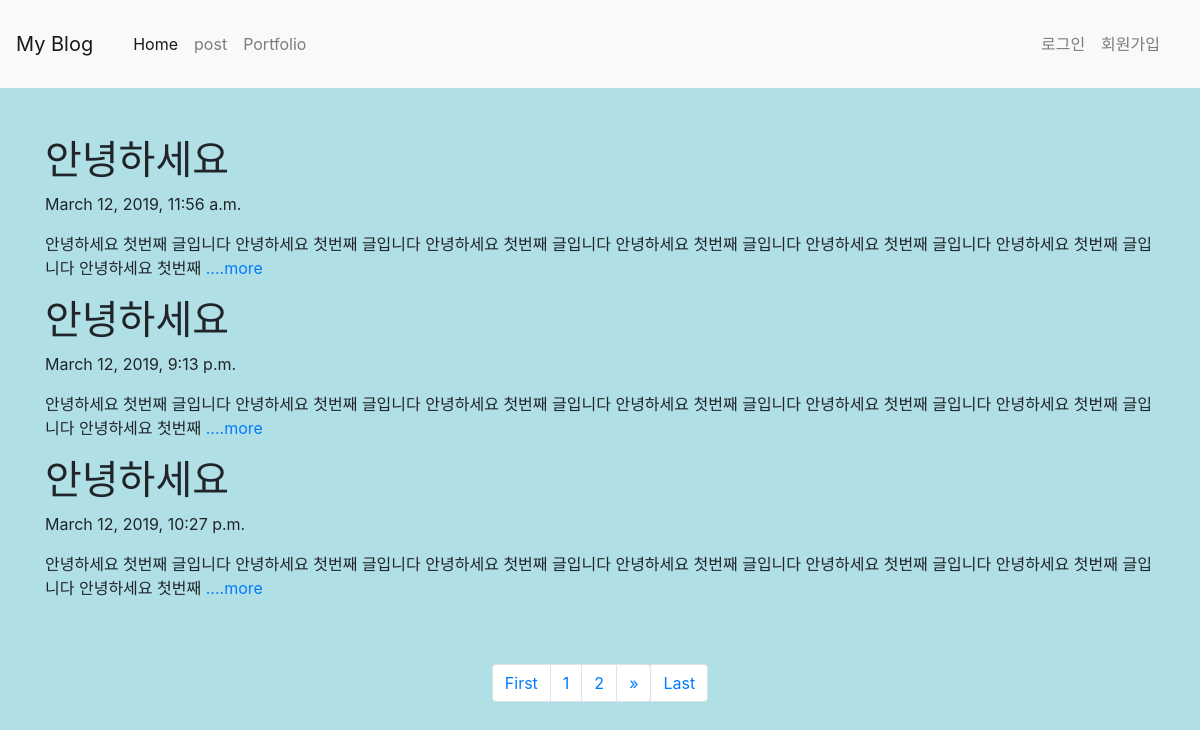
The page / on the database its author committed.
### blogapp/models.py (models this page shows, shortened)
class Blog(models.Model):
    title = models.CharField(max_length=200)
    pub_date = models.DateTimeField('date published')
    body = models.TextField()
    def summary(self):
        return self.body[:100]

### blogapp/views.py (the view)
# urls.py: 2. Add a URL to urlpatterns:  path('', views.home, name='home')
def home(request):
        blogs = Blog.objects
        blog_list = Blog.objects.all()
        paginator = Paginator(blog_list, 3)
        page = request.GET.get('page')
        posts = paginator.get_page(page)
        return render(request, 'home.html', {'blogs' : blogs, 'posts': posts})

### blogapp/templates/home.html (shortened to what this page needs)
{% extends 'base.html' %}
{% block contents %}
<br><br>
    {% for blog in posts %}
    <div class="container">
        <h1>{{ blog.title }}</h1>
        <p>{{ blog.pub_date }}</p>
        <p>{{ blog.summary }}<a href="{% url 'detail' blog.id %}">....more</a></p>
    </div>
{% endfor %}
<div class="container p-5">
        <nav aria-label="Page navigation example">
            <ul class="pagination justify-content-center">
                <li class="page-item">
                    <div class="row mr-0">
                        <a class="page-link" href="?page=1">First</a>
                    </div>
                </li>
                {% for num in posts.paginator.page_range %}
                <li class="page-item"><a class="page-link" href="?page={{num}}">{{num}}</a></li>
                {% endfor %}
                <li class="page-item">
                    <div class="row ml-0">
                        {% if posts.has_next %}
                            <a class="page-link" href="?page={{posts.next_page_number}}" aria-label="Next">
                                <span aria-hidden="true">&raquo;</span>
                            </a>
                        {% endif %}
                        <a class="page-link" href="?page={{posts.paginator.num_pages}}">Last</a>
                    </div>
                </li>
            </ul>
        </nav>
    </div>
{% endblock %}

### blogproject/templates/base.html (shortened to what this page needs)
<head>
    <link rel="stylesheet" href="https://stackpath.bootstrapcdn.com/bootstrap/4.3.1/css/bootstrap.min.css">
    <head>
            </head>
</head>
<body>
    <nav class="navbar navbar-expand-lg navbar-light bg-light">
        <a class="navbar-brand" href="#">My Blog</a>
        <div class="collapse navbar-collapse d-flex justify-content-between p-3" id="navbarNavDropdown">
            <div>
                <ul class="navbar-nav">
                    <li class="nav-item active">
                        <a class="nav-link" href="{%url 'home' %}">Home <span class="sr-only">(current)</span></a>
                    </li>
                    <li class="nav-item">
                        <a class="nav-link" href="{%url 'newblog' %}">post</a>
                    </li>
                    <li class="nav-item">
                        <a class="nav-link" href="{%url 'portfolio' %}">Portfolio</a>
                    </li>
                </ul>
            </div>
            <div class="">
                <ul class="navbar-nav">
                        <li class="nav-item">
                            <h5><a class="nav-link disabled" href="#" tabindex="-1" aria-disabled="true">
                                {{ user.username }}님 환영합니다.
                                </a>
                            </h5>
                        </li>
                        <li class="nav-item active">
                            <a class="nav-link font-weight-bold " href="{% url 'logout' %}">로그아웃</a>
                        </li>
                        <li class="nav-item">
                            <a class="nav-link" href="{% url 'login' %}">로그인</a>
                        </li>
                        <li class="nav-item">
                            <a class="nav-link" href="{% url 'signup' %}">회원가입</a>
                        </li>
                </ul>
            </div>
        </div>
    </nav>
{% block contents %}{% endblock %}
</body>

### blogproject/templates/base.html (style rules this page uses)
body { background-color: powderblue; }

### rows shown on the page
Blog: title "안녕하세요", pub_date "March 12, 2019, 11:56 a.m.", summary "안녕하세요 첫번째 글입니다 안녕하세요 첫번째 글입니다 안녕하세요 첫번째 글입니다 안녕하세요 첫번째 글입니다 안녕하세요 첫번째 글입니다 안녕하세요 첫번째 글입니다 안녕하세요 첫번째"
Blog: title "안녕하세요", pub_date "March 12, 2019, 9:13 p.m.", summary "안녕하세요 첫번째 글입니다 안녕하세요 첫번째 글입니다 안녕하세요 첫번째 글입니다 안녕하세요 첫번째 글입니다 안녕하세요 첫번째 글입니다 안녕하세요 첫번째 글입니다 안녕하세요 첫번째"
Blog: title "안녕하세요", pub_date "March 12, 2019, 10:27 p.m.", summary "안녕하세요 첫번째 글입니다 안녕하세요 첫번째 글입니다 안녕하세요 첫번째 글입니다 안녕하세요 첫번째 글입니다 안녕하세요 첫번째 글입니다 안녕하세요 첫번째 글입니다 안녕하세요 첫번째"

### other values the page prints
{{ num }} "1" "2"
